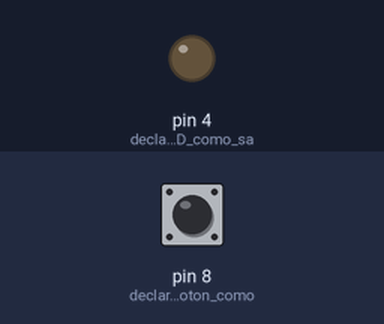
This sketch was run on a simulated Arduino Uno, built with avr-gcc and run on an emulated ATmega328P. On the bench: output pins drawn as LEDs (lit = HIGH). The inputs (shaded band) are chosen by the test bench; at power-on: pin 8 (declaramos_el_boton_como) LOW.

Above: at 1.2 s.
1.3 s: pin 8 (declaramos_el_boton_como) pulled HIGH for 0.15 s
At 1.8 s:
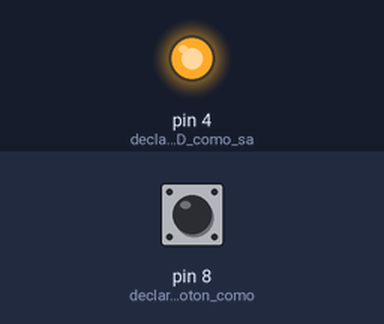
3.0 s: pin 8 (declaramos_el_boton_como) pulled HIGH for 1 s
At 4.3 s:
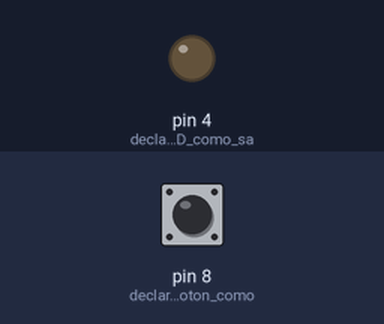
5.5 s: pin 8 (declaramos_el_boton_como) pulled HIGH for 3.2 s
At 6.2 s:
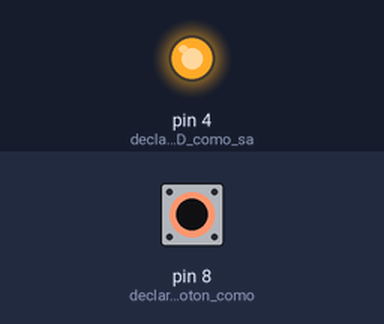
Timing chart, 0 to 8.5 s (numbered marks = the images above; inputs shaded):
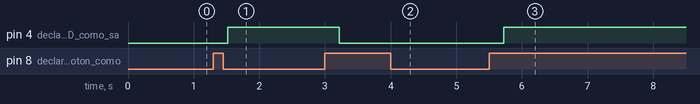

The sketch:

sketch_jun20a.ino
```cpp
/*Uso de botones
Al presionar el botón se enciende o se apaga dependiendo
del estado en que se encuentre*/

int estado = 0; //se declara una variable
int estadoAnterior = 0; //Guarda el estado anterior del boton
int salida = 0; //0= LED apagado, 1= LED encendido

void setup() {
  pinMode(8, INPUT); //declaramos el boton como entrada
  pinMode(4, OUTPUT); //declaramos el LED como salida
}

void loop(){
  estado = digitalRead(8);   //Leer el estado del botón

  if((estado==HIGH)&&(estadoAnterior==LOW)) {//Si estado esta en alto
    salida = 1-salida;  //encendemos el LED
    delay(220);
  }
  estadoAnterior=estado; //Guarda el valor actual

  if(salida==1) {   //Si estado esta en alto
    digitalWrite(4, HIGH);  //encendemos el LED
  }
  else {
    digitalWrite(4, LOW); //Apagamos el LED
  }
}
```

Measured:
- after the input at 1.3 s, pin 4 (declaramos_el_LED_como_sa): LOW → HIGH after 0.22 s
- after the input at 3.0 s, pin 4 (declaramos_el_LED_como_sa): HIGH → LOW after 0.22 s
- after the input at 5.5 s, pin 4 (declaramos_el_LED_como_sa): LOW → HIGH after 0.22 s
